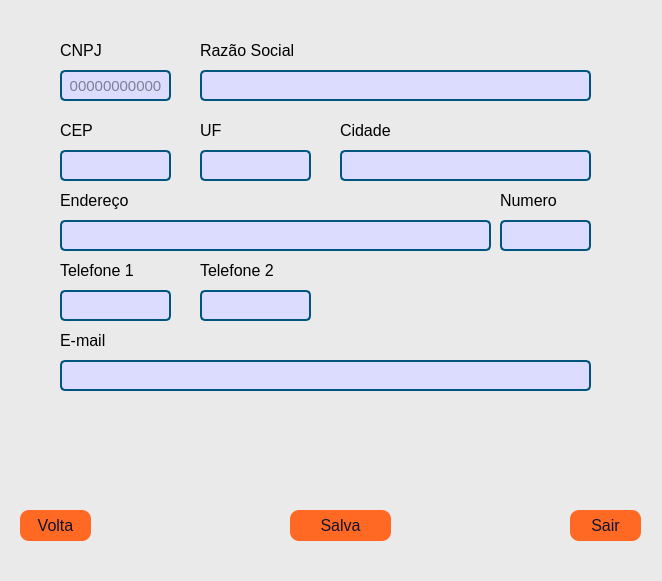
<?xml version="1.0" encoding="UTF-8"?>
<ui version="4.0">
 <class>mainWindow</class>
 <widget class="QMainWindow" name="mainWindow">
  <property name="geometry">
   <rect>
    <x>0</x>
    <y>0</y>
    <width>662</width>
    <height>581</height>
   </rect>
  </property>
  <property name="minimumSize">
   <size>
    <width>662</width>
    <height>581</height>
   </size>
  </property>
  <property name="maximumSize">
   <size>
    <width>662</width>
    <height>581</height>
   </size>
  </property>
  <property name="windowTitle">
   <string/>
  </property>
  <property name="styleSheet">
   <string notr="true">background: #eaeaea;</string>
  </property>
  <widget class="QWidget" name="centralwidget">
   <widget class="QLabel" name="label">
    <property name="geometry">
     <rect>
      <x>60</x>
      <y>40</y>
      <width>41</width>
      <height>21</height>
     </rect>
    </property>
    <property name="font">
     <font>
      <family>Arial</family>
      <pointsize>12</pointsize>
     </font>
    </property>
    <property name="text">
     <string>CNPJ</string>
    </property>
   </widget>
   <widget class="QPushButton" name="volta">
    <property name="geometry">
     <rect>
      <x>20</x>
      <y>510</y>
      <width>71</width>
      <height>31</height>
     </rect>
    </property>
    <property name="font">
     <font>
      <family>Arial</family>
      <pointsize>12</pointsize>
      <weight>50</weight>
      <italic>false</italic>
      <bold>false</bold>
     </font>
    </property>
    <property name="styleSheet">
     <string notr="true">QPushButton {
	font: 12pt &quot;Arial&quot;;
	border-radius: 9px;
	color: #0f132e;
	background-color: #FF6924;
}

QPushButton:hover {
   
	background-color: #FF793C;
}</string>
    </property>
    <property name="text">
     <string>Volta</string>
    </property>
   </widget>
   <widget class="QPushButton" name="salva_dados">
    <property name="geometry">
     <rect>
      <x>290</x>
      <y>510</y>
      <width>101</width>
      <height>31</height>
     </rect>
    </property>
    <property name="font">
     <font>
      <family>Arial</family>
      <pointsize>12</pointsize>
      <weight>50</weight>
      <italic>false</italic>
      <bold>false</bold>
     </font>
    </property>
    <property name="styleSheet">
     <string notr="true">QPushButton {
	font: 12pt &quot;Arial&quot;;
	border-radius: 9px;
	color: #0f132e;
	background-color: #FF6924;
}

QPushButton:hover {
   
	background-color: #FF793C;
}</string>
    </property>
    <property name="text">
     <string>Salva</string>
    </property>
   </widget>
   <widget class="QPushButton" name="volta_for_opcoes_2">
    <property name="geometry">
     <rect>
      <x>570</x>
      <y>510</y>
      <width>71</width>
      <height>31</height>
     </rect>
    </property>
    <property name="font">
     <font>
      <family>Arial</family>
      <pointsize>12</pointsize>
      <weight>50</weight>
      <italic>false</italic>
      <bold>false</bold>
     </font>
    </property>
    <property name="styleSheet">
     <string notr="true">QPushButton {
	font: 12pt &quot;Arial&quot;;
	border-radius: 9px;
	color: #0f132e;
	background-color: #FF6924;
}

QPushButton:hover {
   
	background-color: #FF793C;
}</string>
    </property>
    <property name="text">
     <string>Sair</string>
    </property>
   </widget>
   <widget class="QLabel" name="label_2">
    <property name="geometry">
     <rect>
      <x>200</x>
      <y>40</y>
      <width>111</width>
      <height>21</height>
     </rect>
    </property>
    <property name="font">
     <font>
      <family>Arial</family>
      <pointsize>12</pointsize>
     </font>
    </property>
    <property name="text">
     <string>Razão Social</string>
    </property>
   </widget>
   <widget class="QLineEdit" name="input_cpf">
    <property name="geometry">
     <rect>
      <x>60</x>
      <y>70</y>
      <width>111</width>
      <height>31</height>
     </rect>
    </property>
    <property name="font">
     <font>
      <family>Arial</family>
      <pointsize>11</pointsize>
     </font>
    </property>
    <property name="layoutDirection">
     <enum>Qt::LeftToRight</enum>
    </property>
    <property name="autoFillBackground">
     <bool>false</bool>
    </property>
    <property name="styleSheet">
     <string notr="true">QLineEdit {
    background: #dbdcff;
    border: 2px solid #00557f;
    border-radius: 5px;
    color:#242424;
    font-family:Arial;
}

QLineEdit:focus {
    border: 2px solid #00557f;
}</string>
    </property>
    <property name="inputMask">
     <string/>
    </property>
    <property name="text">
     <string/>
    </property>
    <property name="echoMode">
     <enum>QLineEdit::Normal</enum>
    </property>
    <property name="cursorPosition">
     <number>0</number>
    </property>
    <property name="alignment">
     <set>Qt::AlignCenter</set>
    </property>
    <property name="placeholderText">
     <string>00000000000</string>
    </property>
    <property name="cursorMoveStyle">
     <enum>Qt::LogicalMoveStyle</enum>
    </property>
    <property name="clearButtonEnabled">
     <bool>false</bool>
    </property>
   </widget>
   <widget class="QLineEdit" name="input_razaosocial">
    <property name="geometry">
     <rect>
      <x>200</x>
      <y>70</y>
      <width>391</width>
      <height>31</height>
     </rect>
    </property>
    <property name="font">
     <font>
      <family>Arial</family>
      <pointsize>11</pointsize>
     </font>
    </property>
    <property name="layoutDirection">
     <enum>Qt::LeftToRight</enum>
    </property>
    <property name="autoFillBackground">
     <bool>false</bool>
    </property>
    <property name="styleSheet">
     <string notr="true">QLineEdit {
    background: #dbdcff;
    border: 2px solid #00557f;
    border-radius: 5px;
    color:#242424;
    font-family:Arial;
}

QLineEdit:focus {
    border: 2px solid #00557f;
}</string>
    </property>
    <property name="text">
     <string/>
    </property>
    <property name="cursorPosition">
     <number>0</number>
    </property>
    <property name="alignment">
     <set>Qt::AlignCenter</set>
    </property>
   </widget>
   <widget class="QLabel" name="label_3">
    <property name="geometry">
     <rect>
      <x>60</x>
      <y>190</y>
      <width>81</width>
      <height>21</height>
     </rect>
    </property>
    <property name="font">
     <font>
      <family>Arial</family>
      <pointsize>12</pointsize>
     </font>
    </property>
    <property name="text">
     <string>Endereço</string>
    </property>
   </widget>
   <widget class="QLineEdit" name="input_cep">
    <property name="geometry">
     <rect>
      <x>60</x>
      <y>150</y>
      <width>111</width>
      <height>31</height>
     </rect>
    </property>
    <property name="font">
     <font>
      <family>Arial</family>
      <pointsize>11</pointsize>
     </font>
    </property>
    <property name="layoutDirection">
     <enum>Qt::LeftToRight</enum>
    </property>
    <property name="autoFillBackground">
     <bool>false</bool>
    </property>
    <property name="styleSheet">
     <string notr="true">QLineEdit {
    background: #dbdcff;
    border: 2px solid #00557f;
    border-radius: 5px;
    color:#242424;
    font-family:Arial;
}

QLineEdit:focus {
    border: 2px solid #00557f;
}</string>
    </property>
    <property name="text">
     <string/>
    </property>
    <property name="cursorPosition">
     <number>0</number>
    </property>
    <property name="alignment">
     <set>Qt::AlignCenter</set>
    </property>
   </widget>
   <widget class="QLineEdit" name="input_uf">
    <property name="geometry">
     <rect>
      <x>200</x>
      <y>150</y>
      <width>111</width>
      <height>31</height>
     </rect>
    </property>
    <property name="font">
     <font>
      <family>Arial</family>
      <pointsize>11</pointsize>
     </font>
    </property>
    <property name="layoutDirection">
     <enum>Qt::LeftToRight</enum>
    </property>
    <property name="autoFillBackground">
     <bool>false</bool>
    </property>
    <property name="styleSheet">
     <string notr="true">QLineEdit {
    background: #dbdcff;
    border: 2px solid #00557f;
    border-radius: 5px;
    color:#242424;
    font-family:Arial;
}

QLineEdit:focus {
    border: 2px solid #00557f;
}</string>
    </property>
    <property name="text">
     <string/>
    </property>
    <property name="cursorPosition">
     <number>0</number>
    </property>
    <property name="alignment">
     <set>Qt::AlignCenter</set>
    </property>
   </widget>
   <widget class="QLabel" name="label_5">
    <property name="geometry">
     <rect>
      <x>200</x>
      <y>120</y>
      <width>31</width>
      <height>21</height>
     </rect>
    </property>
    <property name="font">
     <font>
      <family>Arial</family>
      <pointsize>12</pointsize>
     </font>
    </property>
    <property name="text">
     <string>UF</string>
    </property>
   </widget>
   <widget class="QLabel" name="label_6">
    <property name="geometry">
     <rect>
      <x>340</x>
      <y>120</y>
      <width>91</width>
      <height>21</height>
     </rect>
    </property>
    <property name="font">
     <font>
      <family>Arial</family>
      <pointsize>12</pointsize>
     </font>
    </property>
    <property name="text">
     <string>Cidade</string>
    </property>
   </widget>
   <widget class="QLineEdit" name="input_cidade">
    <property name="geometry">
     <rect>
      <x>340</x>
      <y>150</y>
      <width>251</width>
      <height>31</height>
     </rect>
    </property>
    <property name="font">
     <font>
      <family>Arial</family>
      <pointsize>11</pointsize>
     </font>
    </property>
    <property name="layoutDirection">
     <enum>Qt::LeftToRight</enum>
    </property>
    <property name="autoFillBackground">
     <bool>false</bool>
    </property>
    <property name="styleSheet">
     <string notr="true">QLineEdit {
    background: #dbdcff;
    border: 2px solid #00557f;
    border-radius: 5px;
    color:#242424;
    font-family:Arial;
}

QLineEdit:focus {
    border: 2px solid #00557f;
}</string>
    </property>
    <property name="text">
     <string/>
    </property>
    <property name="cursorPosition">
     <number>0</number>
    </property>
    <property name="alignment">
     <set>Qt::AlignCenter</set>
    </property>
   </widget>
   <widget class="QLabel" name="label_7">
    <property name="geometry">
     <rect>
      <x>200</x>
      <y>260</y>
      <width>121</width>
      <height>21</height>
     </rect>
    </property>
    <property name="font">
     <font>
      <family>Arial</family>
      <pointsize>12</pointsize>
     </font>
    </property>
    <property name="text">
     <string>Telefone 2</string>
    </property>
   </widget>
   <widget class="QLineEdit" name="input_endereco">
    <property name="geometry">
     <rect>
      <x>60</x>
      <y>220</y>
      <width>431</width>
      <height>31</height>
     </rect>
    </property>
    <property name="font">
     <font>
      <family>Arial</family>
      <pointsize>11</pointsize>
     </font>
    </property>
    <property name="layoutDirection">
     <enum>Qt::LeftToRight</enum>
    </property>
    <property name="autoFillBackground">
     <bool>false</bool>
    </property>
    <property name="styleSheet">
     <string notr="true">QLineEdit {
    background: #dbdcff;
    border: 2px solid #00557f;
    border-radius: 5px;
    color:#242424;
    font-family:Arial;
}

QLineEdit:focus {
    border: 2px solid #00557f;
}</string>
    </property>
    <property name="text">
     <string/>
    </property>
    <property name="cursorPosition">
     <number>0</number>
    </property>
    <property name="alignment">
     <set>Qt::AlignCenter</set>
    </property>
   </widget>
   <widget class="QLabel" name="label_4">
    <property name="geometry">
     <rect>
      <x>60</x>
      <y>120</y>
      <width>41</width>
      <height>21</height>
     </rect>
    </property>
    <property name="font">
     <font>
      <family>Arial</family>
      <pointsize>12</pointsize>
     </font>
    </property>
    <property name="text">
     <string>CEP</string>
    </property>
   </widget>
   <widget class="QLineEdit" name="input_TelefoneFixo">
    <property name="geometry">
     <rect>
      <x>60</x>
      <y>290</y>
      <width>111</width>
      <height>31</height>
     </rect>
    </property>
    <property name="font">
     <font>
      <family>Arial</family>
      <pointsize>11</pointsize>
     </font>
    </property>
    <property name="layoutDirection">
     <enum>Qt::LeftToRight</enum>
    </property>
    <property name="autoFillBackground">
     <bool>false</bool>
    </property>
    <property name="styleSheet">
     <string notr="true">QLineEdit {
    background: #dbdcff;
    border: 2px solid #00557f;
    border-radius: 5px;
    color:#242424;
    font-family:Arial;
}

QLineEdit:focus {
    border: 2px solid #00557f;
}</string>
    </property>
    <property name="text">
     <string/>
    </property>
    <property name="cursorPosition">
     <number>0</number>
    </property>
    <property name="alignment">
     <set>Qt::AlignCenter</set>
    </property>
    <property name="placeholderText">
     <string/>
    </property>
   </widget>
   <widget class="QLineEdit" name="input_TelefoneCelular">
    <property name="geometry">
     <rect>
      <x>200</x>
      <y>290</y>
      <width>111</width>
      <height>31</height>
     </rect>
    </property>
    <property name="font">
     <font>
      <family>Arial</family>
      <pointsize>11</pointsize>
     </font>
    </property>
    <property name="layoutDirection">
     <enum>Qt::LeftToRight</enum>
    </property>
    <property name="autoFillBackground">
     <bool>false</bool>
    </property>
    <property name="styleSheet">
     <string notr="true">QLineEdit {
    background: #dbdcff;
    border: 2px solid #00557f;
    border-radius: 5px;
    color:#242424;
    font-family:Arial;
}

QLineEdit:focus {
    border: 2px solid #00557f;
}</string>
    </property>
    <property name="text">
     <string/>
    </property>
    <property name="cursorPosition">
     <number>0</number>
    </property>
    <property name="alignment">
     <set>Qt::AlignCenter</set>
    </property>
   </widget>
   <widget class="QLabel" name="label_8">
    <property name="geometry">
     <rect>
      <x>60</x>
      <y>260</y>
      <width>111</width>
      <height>21</height>
     </rect>
    </property>
    <property name="font">
     <font>
      <family>Arial</family>
      <pointsize>12</pointsize>
     </font>
    </property>
    <property name="text">
     <string>Telefone 1</string>
    </property>
   </widget>
   <widget class="QLineEdit" name="input_email">
    <property name="geometry">
     <rect>
      <x>60</x>
      <y>360</y>
      <width>531</width>
      <height>31</height>
     </rect>
    </property>
    <property name="font">
     <font>
      <family>Arial</family>
      <pointsize>11</pointsize>
     </font>
    </property>
    <property name="layoutDirection">
     <enum>Qt::LeftToRight</enum>
    </property>
    <property name="autoFillBackground">
     <bool>false</bool>
    </property>
    <property name="styleSheet">
     <string notr="true">QLineEdit {
    background: #dbdcff;
    border: 2px solid #00557f;
    border-radius: 5px;
    color:#242424;
    font-family:Arial;
}

QLineEdit:focus {
    border: 2px solid #00557f;
}</string>
    </property>
    <property name="text">
     <string/>
    </property>
    <property name="cursorPosition">
     <number>0</number>
    </property>
    <property name="alignment">
     <set>Qt::AlignCenter</set>
    </property>
   </widget>
   <widget class="QLabel" name="label_9">
    <property name="geometry">
     <rect>
      <x>60</x>
      <y>330</y>
      <width>61</width>
      <height>21</height>
     </rect>
    </property>
    <property name="font">
     <font>
      <family>Arial</family>
      <pointsize>12</pointsize>
     </font>
    </property>
    <property name="text">
     <string>E-mail</string>
    </property>
   </widget>
   <widget class="QLabel" name="aviso_dados_errados">
    <property name="geometry">
     <rect>
      <x>190</x>
      <y>400</y>
      <width>311</width>
      <height>31</height>
     </rect>
    </property>
    <property name="font">
     <font>
      <family>Arial</family>
      <pointsize>13</pointsize>
      <weight>50</weight>
      <italic>false</italic>
      <bold>false</bold>
     </font>
    </property>
    <property name="styleSheet">
     <string notr="true">font: 13pt &quot;Arial&quot;;
color: rgb(255, 85, 85);</string>
    </property>
    <property name="frameShape">
     <enum>QFrame::NoFrame</enum>
    </property>
    <property name="text">
     <string/>
    </property>
    <property name="alignment">
     <set>Qt::AlignCenter</set>
    </property>
   </widget>
   <widget class="QLabel" name="aviso_01">
    <property name="geometry">
     <rect>
      <x>180</x>
      <y>80</y>
      <width>16</width>
      <height>16</height>
     </rect>
    </property>
    <property name="font">
     <font>
      <family>Arial</family>
      <pointsize>15</pointsize>
      <weight>75</weight>
      <italic>false</italic>
      <bold>true</bold>
     </font>
    </property>
    <property name="layoutDirection">
     <enum>Qt::LeftToRight</enum>
    </property>
    <property name="autoFillBackground">
     <bool>false</bool>
    </property>
    <property name="styleSheet">
     <string notr="true">color: rgb(255, 85, 85);</string>
    </property>
    <property name="text">
     <string/>
    </property>
   </widget>
   <widget class="QLabel" name="aviso_02">
    <property name="geometry">
     <rect>
      <x>600</x>
      <y>80</y>
      <width>16</width>
      <height>16</height>
     </rect>
    </property>
    <property name="font">
     <font>
      <family>Arial</family>
      <pointsize>15</pointsize>
      <weight>75</weight>
      <italic>false</italic>
      <bold>true</bold>
     </font>
    </property>
    <property name="layoutDirection">
     <enum>Qt::LeftToRight</enum>
    </property>
    <property name="autoFillBackground">
     <bool>false</bool>
    </property>
    <property name="styleSheet">
     <string notr="true">color: rgb(255, 85, 85);</string>
    </property>
    <property name="text">
     <string/>
    </property>
   </widget>
   <widget class="QLabel" name="aviso_06">
    <property name="geometry">
     <rect>
      <x>600</x>
      <y>230</y>
      <width>16</width>
      <height>16</height>
     </rect>
    </property>
    <property name="font">
     <font>
      <family>Arial</family>
      <pointsize>15</pointsize>
      <weight>75</weight>
      <italic>false</italic>
      <bold>true</bold>
     </font>
    </property>
    <property name="layoutDirection">
     <enum>Qt::LeftToRight</enum>
    </property>
    <property name="autoFillBackground">
     <bool>false</bool>
    </property>
    <property name="styleSheet">
     <string notr="true">color: rgb(255, 85, 85);</string>
    </property>
    <property name="text">
     <string/>
    </property>
   </widget>
   <widget class="QLabel" name="aviso_03">
    <property name="geometry">
     <rect>
      <x>180</x>
      <y>160</y>
      <width>16</width>
      <height>16</height>
     </rect>
    </property>
    <property name="font">
     <font>
      <family>Arial</family>
      <pointsize>15</pointsize>
      <weight>75</weight>
      <italic>false</italic>
      <bold>true</bold>
     </font>
    </property>
    <property name="layoutDirection">
     <enum>Qt::LeftToRight</enum>
    </property>
    <property name="autoFillBackground">
     <bool>false</bool>
    </property>
    <property name="styleSheet">
     <string notr="true">color: rgb(255, 85, 85);</string>
    </property>
    <property name="text">
     <string/>
    </property>
   </widget>
   <widget class="QLabel" name="aviso_04">
    <property name="geometry">
     <rect>
      <x>320</x>
      <y>160</y>
      <width>16</width>
      <height>16</height>
     </rect>
    </property>
    <property name="font">
     <font>
      <family>Arial</family>
      <pointsize>15</pointsize>
      <weight>75</weight>
      <italic>false</italic>
      <bold>true</bold>
     </font>
    </property>
    <property name="layoutDirection">
     <enum>Qt::LeftToRight</enum>
    </property>
    <property name="autoFillBackground">
     <bool>false</bool>
    </property>
    <property name="styleSheet">
     <string notr="true">color: rgb(255, 85, 85);</string>
    </property>
    <property name="text">
     <string/>
    </property>
   </widget>
   <widget class="QLabel" name="aviso_05">
    <property name="geometry">
     <rect>
      <x>600</x>
      <y>160</y>
      <width>16</width>
      <height>16</height>
     </rect>
    </property>
    <property name="font">
     <font>
      <family>Arial</family>
      <pointsize>15</pointsize>
      <weight>75</weight>
      <italic>false</italic>
      <bold>true</bold>
     </font>
    </property>
    <property name="layoutDirection">
     <enum>Qt::LeftToRight</enum>
    </property>
    <property name="autoFillBackground">
     <bool>false</bool>
    </property>
    <property name="styleSheet">
     <string notr="true">color: rgb(255, 85, 85);</string>
    </property>
    <property name="text">
     <string/>
    </property>
   </widget>
   <widget class="QLineEdit" name="input_numero">
    <property name="geometry">
     <rect>
      <x>500</x>
      <y>220</y>
      <width>91</width>
      <height>31</height>
     </rect>
    </property>
    <property name="font">
     <font>
      <family>Arial</family>
      <pointsize>11</pointsize>
     </font>
    </property>
    <property name="layoutDirection">
     <enum>Qt::LeftToRight</enum>
    </property>
    <property name="autoFillBackground">
     <bool>false</bool>
    </property>
    <property name="styleSheet">
     <string notr="true">QLineEdit {
    background: #dbdcff;
    border: 2px solid #00557f;
    border-radius: 5px;
    color:#242424;
    font-family:Arial;
}

QLineEdit:focus {
    border: 2px solid #00557f;
}</string>
    </property>
    <property name="text">
     <string/>
    </property>
    <property name="cursorPosition">
     <number>0</number>
    </property>
    <property name="alignment">
     <set>Qt::AlignCenter</set>
    </property>
   </widget>
   <widget class="QLabel" name="label_10">
    <property name="geometry">
     <rect>
      <x>500</x>
      <y>190</y>
      <width>91</width>
      <height>21</height>
     </rect>
    </property>
    <property name="font">
     <font>
      <family>Arial</family>
      <pointsize>12</pointsize>
     </font>
    </property>
    <property name="text">
     <string>Numero</string>
    </property>
   </widget>
   <widget class="QLabel" name="aviso_07">
    <property name="geometry">
     <rect>
      <x>180</x>
      <y>300</y>
      <width>16</width>
      <height>16</height>
     </rect>
    </property>
    <property name="font">
     <font>
      <family>Arial</family>
      <pointsize>15</pointsize>
      <weight>75</weight>
      <italic>false</italic>
      <bold>true</bold>
     </font>
    </property>
    <property name="layoutDirection">
     <enum>Qt::LeftToRight</enum>
    </property>
    <property name="autoFillBackground">
     <bool>false</bool>
    </property>
    <property name="styleSheet">
     <string notr="true">color: rgb(255, 85, 85);</string>
    </property>
    <property name="text">
     <string/>
    </property>
   </widget>
   <widget class="QLabel" name="aviso_08">
    <property name="geometry">
     <rect>
      <x>320</x>
      <y>300</y>
      <width>16</width>
      <height>16</height>
     </rect>
    </property>
    <property name="font">
     <font>
      <family>Arial</family>
      <pointsize>15</pointsize>
      <weight>75</weight>
      <italic>false</italic>
      <bold>true</bold>
     </font>
    </property>
    <property name="layoutDirection">
     <enum>Qt::LeftToRight</enum>
    </property>
    <property name="autoFillBackground">
     <bool>false</bool>
    </property>
    <property name="styleSheet">
     <string notr="true">color: rgb(255, 85, 85);</string>
    </property>
    <property name="text">
     <string/>
    </property>
   </widget>
  </widget>
  <widget class="QStatusBar" name="statusbar"/>
 </widget>
 <resources/>
 <connections/>
</ui>
